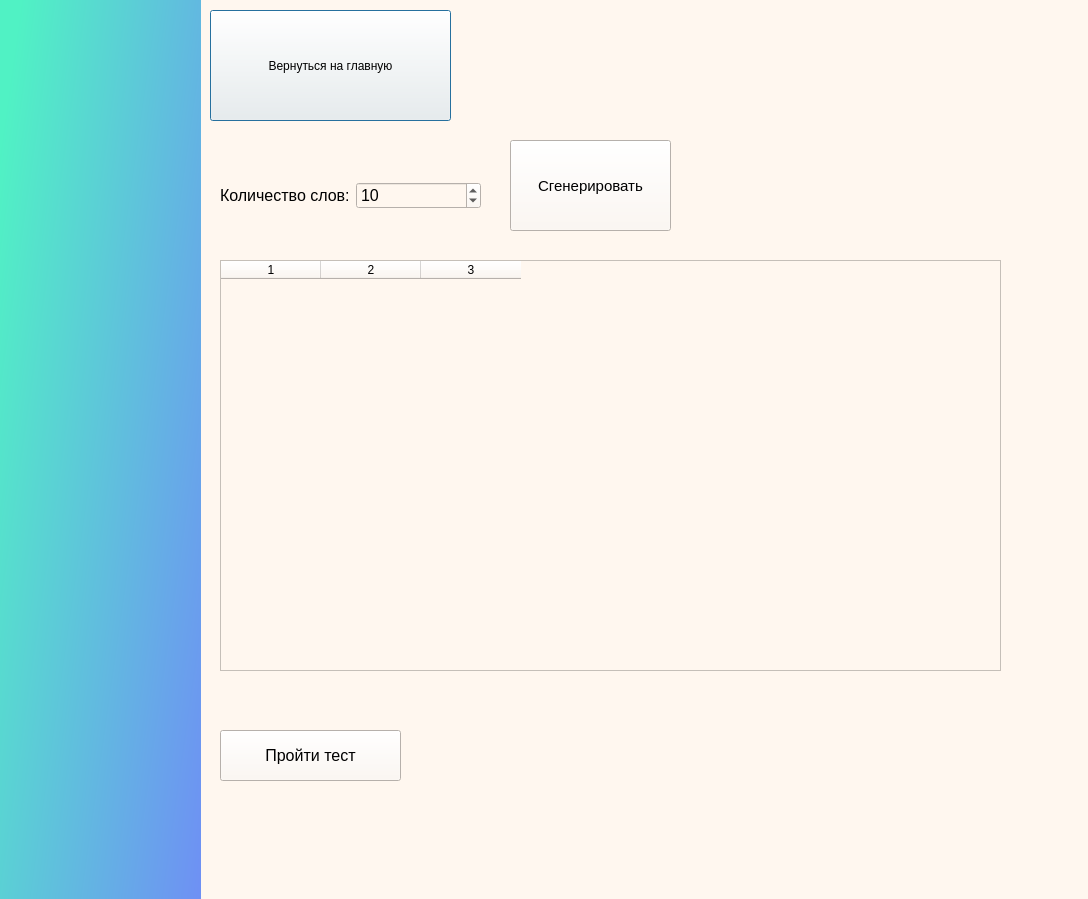
<?xml version="1.0" encoding="UTF-8"?>
<ui version="4.0">
 <class>Dialog</class>
 <widget class="QDialog" name="Dialog">
  <property name="geometry">
   <rect>
    <x>0</x>
    <y>0</y>
    <width>1088</width>
    <height>899</height>
   </rect>
  </property>
  <property name="windowTitle">
   <string>Dialog</string>
  </property>
  <property name="styleSheet">
   <string notr="true">
background-color: rgb(238, 238, 238);
background-color: rgb(255, 247, 239);</string>
  </property>
  <widget class="QWidget" name="widget_2" native="true">
   <property name="geometry">
    <rect>
     <x>0</x>
     <y>-20</y>
     <width>201</width>
     <height>1401</height>
    </rect>
   </property>
   <property name="styleSheet">
    <string notr="true">
background-color: qlineargradient(spread:pad, x1:0.0547264, y1:0.063, x2:1, y2:1, stop:0 rgba(80, 242, 196, 255), stop:1 rgba(117, 122, 255, 255));</string>
   </property>
  </widget>
  <widget class="QPushButton" name="gotomain">
   <property name="geometry">
    <rect>
     <x>210</x>
     <y>10</y>
     <width>241</width>
     <height>111</height>
    </rect>
   </property>
   <property name="text">
    <string>Вернуться на главную</string>
   </property>
  </widget>
  <widget class="QPushButton" name="loadwordsbutton">
   <property name="geometry">
    <rect>
     <x>510</x>
     <y>140</y>
     <width>161</width>
     <height>91</height>
    </rect>
   </property>
   <property name="font">
    <font>
     <pointsize>11</pointsize>
    </font>
   </property>
   <property name="text">
    <string>Сгенерировать</string>
   </property>
  </widget>
  <widget class="QTableWidget" name="tableWidget2">
   <property name="geometry">
    <rect>
     <x>220</x>
     <y>260</y>
     <width>781</width>
     <height>411</height>
    </rect>
   </property>
   <property name="font">
    <font>
     <pointsize>10</pointsize>
    </font>
   </property>
   <property name="autoScrollMargin">
    <number>3</number>
   </property>
   <property name="editTriggers">
    <set>QAbstractItemView::NoEditTriggers</set>
   </property>
   <property name="tabKeyNavigation">
    <bool>false</bool>
   </property>
   <property name="showDropIndicator" stdset="0">
    <bool>false</bool>
   </property>
   <property name="dragDropOverwriteMode">
    <bool>false</bool>
   </property>
   <property name="selectionMode">
    <enum>QAbstractItemView::NoSelection</enum>
   </property>
   <property name="columnCount">
    <number>3</number>
   </property>
   <column/>
   <column/>
   <column/>
  </widget>
  <widget class="QWidget" name="layoutWidget">
   <property name="geometry">
    <rect>
     <x>220</x>
     <y>140</y>
     <width>261</width>
     <height>111</height>
    </rect>
   </property>
   <layout class="QHBoxLayout" name="horizontalLayout">
    <item>
     <widget class="QLabel" name="label">
      <property name="font">
       <font>
        <pointsize>12</pointsize>
       </font>
      </property>
      <property name="text">
       <string>Количество слов:</string>
      </property>
     </widget>
    </item>
    <item>
     <widget class="QSpinBox" name="spinBox">
      <property name="font">
       <font>
        <pointsize>12</pointsize>
        <weight>50</weight>
        <italic>false</italic>
        <bold>false</bold>
        <underline>false</underline>
        <strikeout>false</strikeout>
        <kerning>true</kerning>
       </font>
      </property>
      <property name="minimum">
       <number>1</number>
      </property>
      <property name="maximum">
       <number>100</number>
      </property>
      <property name="value">
       <number>10</number>
      </property>
      <property name="displayIntegerBase">
       <number>10</number>
      </property>
     </widget>
    </item>
   </layout>
  </widget>
  <widget class="QPushButton" name="gototest">
   <property name="geometry">
    <rect>
     <x>220</x>
     <y>730</y>
     <width>181</width>
     <height>51</height>
    </rect>
   </property>
   <property name="font">
    <font>
     <pointsize>12</pointsize>
    </font>
   </property>
   <property name="text">
    <string>Пройти тест</string>
   </property>
  </widget>
  <widget class="QLabel" name="label_3">
   <property name="geometry">
    <rect>
     <x>230</x>
     <y>790</y>
     <width>361</width>
     <height>21</height>
    </rect>
   </property>
   <property name="text">
    <string/>
   </property>
  </widget>
 </widget>
 <resources/>
 <connections/>
</ui>
